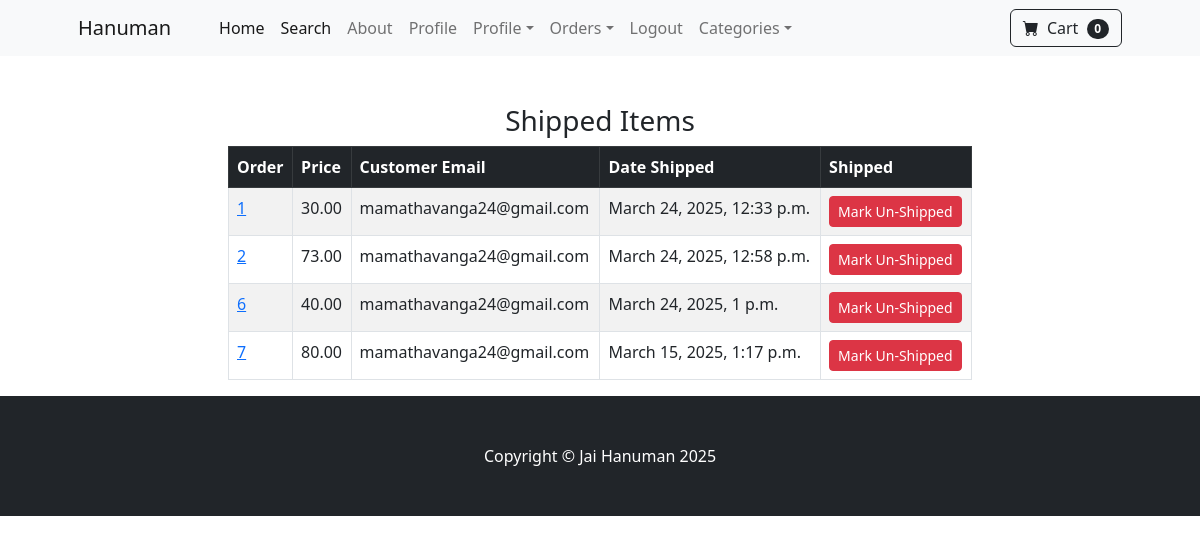
Screenshot of /payment/shipped_dash (signed in) with the database file from the repository.
### payment/models.py (models this page shows, shortened)
class Order(models.Model):
    user = models.ForeignKey(User, on_delete=models.CASCADE, null=True, blank=True)
    full_name = models.CharField(max_length=255)
    email = models.EmailField(max_length=250)
    shipping_address = models.TextField(max_length=15000)
    amount_paid = models.DecimalField(max_digits=10, decimal_places=2)
    date_ordered = models.DateTimeField(auto_now_add=True)
    shipped = models.BooleanField(default=False)
    shipped_date = models.DateTimeField(blank=True, null=True)

### payment/views.py (the view, shortened to what this page needs)
# urls.py: path('shipped_dash', views.shipped_dash, name='shipped_dash'),
def shipped_dash(request):
    if request.user.is_authenticated and request.user.is_superuser:
        orders = Order.objects.filter(shipped=True)
        return render(request, "payment/shipped_dash.html", {"orders":orders})
    else:
        messages.success(request, "shipped")
        return redirect('home')

### cart/cart.py (called while the page is built)
    def __len__(self):
        return len(self.cart)

### cart/context_processors.py (called while the page is built)
def cart(request):
    return {'cart': Cart(request)}

### payment/templates/payment/shipped_dash.html (shortened to what this page needs)
{% extends 'base.html' %}
{% block content %}
<br></br>
<div class="container">
    <div class="row">
        <center>
            <div class="col-8">
                <h3>Shipped Items</h3>
                <table class="table table-striped table-hover table-bordered ">
                    <thead class="table-dark">
                      <tr>
                        <th scope="col">Order</th>
                        <th scope="col">Price</th>
                        <th scope="col">Customer Email</th>
                        <th scope="col">Date Shipped</th>
                        <th scope="col">Shipped</th>
                      </tr>
                    </thead>
                    <tbody>
                        {% for item in orders %}
                      <tr>
                        <td><a href="{% url 'orders' item.id %}">{{ item.id }}</a></td>
                        <td>{{ item.amount_paid }}</td>
                        <td>{{ item.email }}</td>
                        <td>{{ item.shipped_date }}</td>
                        <td>
                          <form method="POST">
                            <button type="submit" class="btn btn-danger btn-sm">Mark Un-Shipped</button>
                          </form>
                        </td>
                      </tr>
                      {% endfor %}
                    </tbody>
                  </table>
            </div>
        </center>
    </div>
</div>
{% endblock %}

### rows the page displays
Order: id "1", amount_paid "30.00", email "mamathavanga24@gmail.com", shipped_date "March 24, 2025, 12:33 p.m."
Order: id "2", amount_paid "73.00", email "mamathavanga24@gmail.com", shipped_date "March 24, 2025, 12:58 p.m."
Order: id "6", amount_paid "40.00", email "mamathavanga24@gmail.com", shipped_date "March 24, 2025, 1 p.m."
Order: id "7", amount_paid "80.00", email "mamathavanga24@gmail.com", shipped_date "March 15, 2025, 1:17 p.m."

### other values shown
{{ cart|length }} "0"
